Frame 1 (no input): blank canvas, image omitted
Frame 60 (no input): blank canvas, image omitted
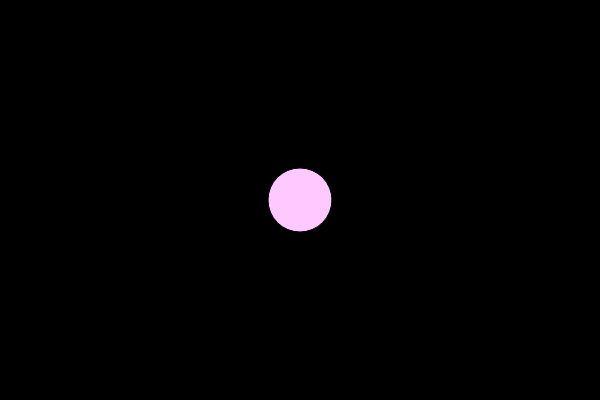
Frame 120 (the mouse pressed at the canvas centre since frame 60)

The p5.js sketch whose frames 1 and 60 were blank and that drew this single picture after the mouse press (run headless with seeded random() and noise() and a simulated clock; from frame 60 on, the mouse is pressed at the canvas centre):

// p5.js sketch
// ── sketch.js
// let r = 0;
// let b = 0;

function setup() {
  createCanvas(600, 400);
}

function draw() {
  // background(220);
  background(0);
  colX = map(mouseX, 0, 600, 0, 255);
  colY = map(mouseY, 0, 660, 255, 0);
  fill(mouseX, mouseY, mouseX);
  ellipse(mouseX, mouseY, 64, 64);
}
